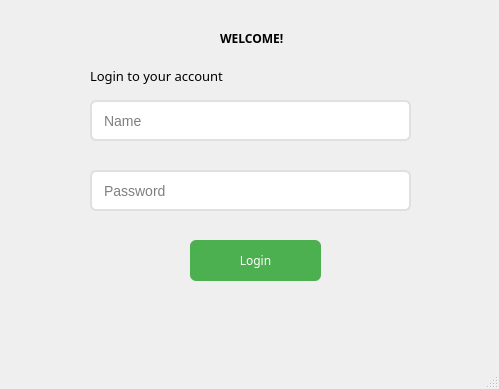
<?xml version="1.0" encoding="UTF-8"?>
<ui version="4.0">
 <class>MainWindow</class>
 <widget class="QMainWindow" name="MainWindow">
  <property name="geometry">
   <rect>
    <x>0</x>
    <y>0</y>
    <width>499</width>
    <height>389</height>
   </rect>
  </property>
  <property name="windowTitle">
   <string>MainWindow</string>
  </property>
  <widget class="QWidget" name="centralwidget">
   <widget class="QPushButton" name="pushButton">
    <property name="geometry">
     <rect>
      <x>190</x>
      <y>240</y>
      <width>131</width>
      <height>41</height>
     </rect>
    </property>
    <property name="sizePolicy">
     <sizepolicy hsizetype="Minimum" vsizetype="Maximum">
      <horstretch>0</horstretch>
      <verstretch>41</verstretch>
     </sizepolicy>
    </property>
    <property name="font">
     <font>
      <family>Sitka Small</family>
      <pointsize>9</pointsize>
      <weight>50</weight>
      <bold>false</bold>
     </font>
    </property>
    <property name="styleSheet">
     <string notr="true">QPushButton {
    background-color: #4CAF50; /* Màu xanh lá */
    color: white; /* Màu chữ trắng */
    border-radius: 6px; /* Bo góc */
    padding: 10px;
}
QPushButton:hover {
    background-color: #45a049; /* Màu xanh lá đậm khi hover */
}
QPushButton:pressed {
    background-color: #388E3C;
}

</string>
    </property>
    <property name="text">
     <string>Login</string>
    </property>
   </widget>
   <widget class="QLabel" name="label">
    <property name="geometry">
     <rect>
      <x>220</x>
      <y>30</y>
      <width>151</width>
      <height>17</height>
     </rect>
    </property>
    <property name="font">
     <font>
      <family>Sitka Small</family>
      <pointsize>9</pointsize>
      <weight>75</weight>
      <bold>true</bold>
     </font>
    </property>
    <property name="text">
     <string>WELCOME!</string>
    </property>
   </widget>
   <widget class="QLabel" name="label_2">
    <property name="geometry">
     <rect>
      <x>90</x>
      <y>60</y>
      <width>211</width>
      <height>31</height>
     </rect>
    </property>
    <property name="font">
     <font>
      <family>Sitka Heading</family>
      <pointsize>10</pointsize>
      <weight>50</weight>
      <bold>false</bold>
     </font>
    </property>
    <property name="text">
     <string>Login to your account</string>
    </property>
   </widget>
   <widget class="QLineEdit" name="lineEdit">
    <property name="geometry">
     <rect>
      <x>90</x>
      <y>100</y>
      <width>321</width>
      <height>41</height>
     </rect>
    </property>
    <property name="font">
     <font>
      <pointsize>-1</pointsize>
     </font>
    </property>
    <property name="styleSheet">
     <string notr="true">QLineEdit {
    border: 2px solid #E0E0E0;
    border-radius: 6px;
    padding: 5px 10px;
    font-size: 14px;
}

QLineEdit:focus {
    border: 2px solid #4CAF50;
}</string>
    </property>
    <property name="placeholderText">
     <string>Name</string>
    </property>
   </widget>
   <widget class="QLineEdit" name="lineEdit_2">
    <property name="geometry">
     <rect>
      <x>90</x>
      <y>170</y>
      <width>321</width>
      <height>41</height>
     </rect>
    </property>
    <property name="font">
     <font>
      <pointsize>-1</pointsize>
     </font>
    </property>
    <property name="styleSheet">
     <string notr="true">QLineEdit {
    border: 2px solid #E0E0E0;
    border-radius: 6px;
    padding: 5px 10px;
    font-size: 14px;
}

QLineEdit:focus {
    border: 2px solid #4CAF50;
}</string>
    </property>
    <property name="placeholderText">
     <string>Password</string>
    </property>
   </widget>
  </widget>
  <widget class="QMenuBar" name="menubar">
   <property name="geometry">
    <rect>
     <x>0</x>
     <y>0</y>
     <width>499</width>
     <height>27</height>
    </rect>
   </property>
  </widget>
  <widget class="QStatusBar" name="statusbar"/>
 </widget>
 <resources/>
 <connections/>
</ui>
